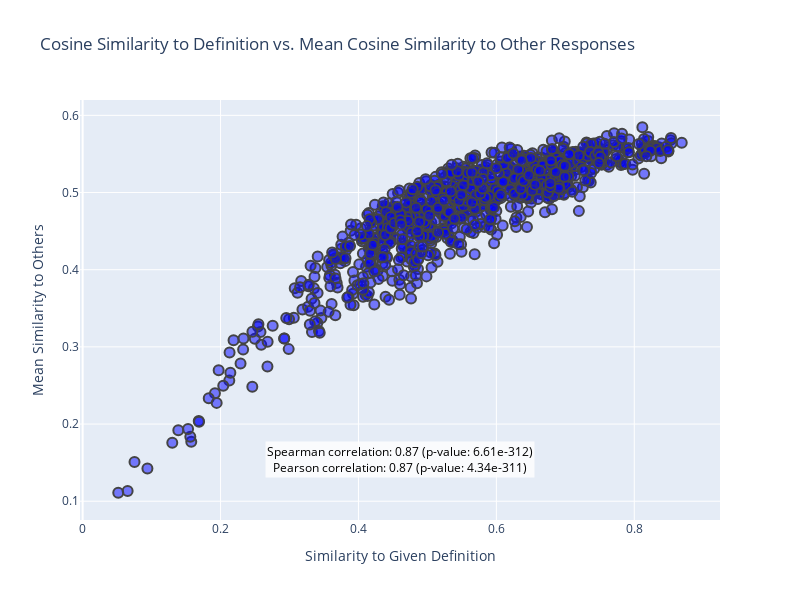

Notebook cell for this chart:
### Code cell
fig.show()

### Figure 1 — Plotly figure (JSON) as saved in the notebook; plotly's stock layout.template omitted (floating-point values rounded to 4 significant figures; data arrays with more than 128 entries replaced by an {"elided": "..."} marker saying what was removed)
{"data": [{"marker": {"color": "rgba(0, 0, 255, 0.5)", "line": {"width": 2}, "size": 10}, "mode": "markers", "type": "scatter", "x": {"elided": "1002 float values"}, "y": {"elided": "1002 float values"}}], "layout": {"annotations": [{"bgcolor": "rgba(255, 255, 255, 0.8)", "font": {"color": "black", "size": 12}, "showarrow": false, "text": "Spearman correlation: 0.87 (p-value: 6.61e-312)<br>Pearson correlation: 0.87 (p-value: 4.34e-311)", "x": 0.5, "xref": "paper", "y": 0.1, "yref": "paper"}], "height": 600, "showlegend": false, "title": {"text": "Cosine Similarity to Definition vs. Mean Cosine Similarity to Other Responses"}, "width": 800, "xaxis": {"title": {"text": "Similarity to Given Definition"}}, "yaxis": {"title": {"text": "Mean Similarity to Others"}}}}
